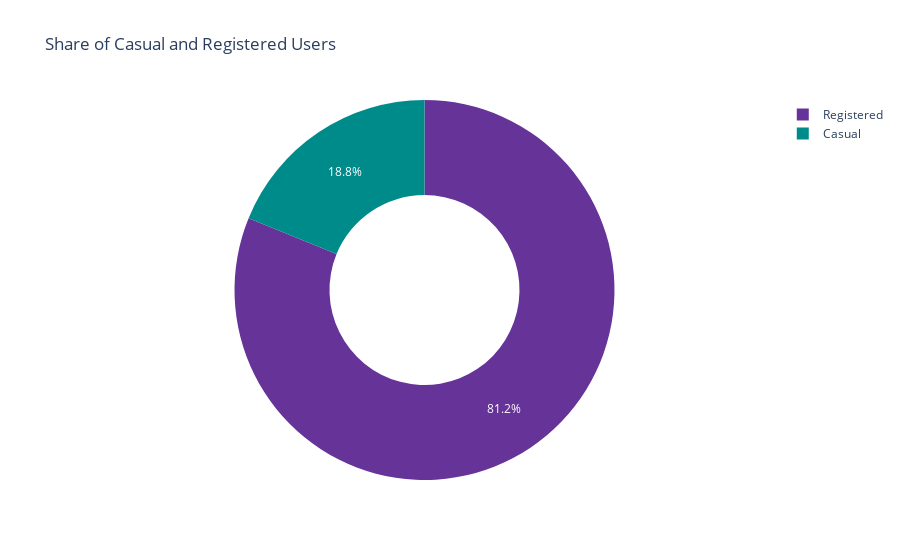

Notebook cell for this chart:
### Markdown cell above
**This large unbalance between the types of users could be a good indication to perhaps change the bike sharing app to a 'Freemium' type of service.. giving more options and bonuses to registered users, and so inciting more people to pay for a subscription.**

Below is a similar chart but using plotly express for easier Streamlit inclusion.

### Code cell
# Define labels and sizes for the pie chart
labels = ['Casual', 'Registered']
sizes = [original_data['casual'].sum(), original_data['registered'].sum()]
colors = ['darkcyan', 'rebeccapurple']

# Create the pie chart using Plotly Express
fig = go.Figure(data=[go.Pie(labels=labels, values=sizes, hole=0.5, textinfo='percent', marker=dict(colors=colors))])

# Set layout options
fig.update_layout(title='Share of Casual and Registered Users')

# Show the chart
fig.show()

### Figure 1 — Plotly figure (JSON) as saved in the notebook; plotly's stock layout.template omitted (floating-point values rounded to 4 significant figures)
{"data": [{"hole": 0.5, "labels": ["Casual", "Registered"], "marker": {"colors": ["darkcyan", "rebeccapurple"]}, "textinfo": "percent", "type": "pie", "values": [620017, 2672662]}], "layout": {"title": {"text": "Share of Casual and Registered Users"}}}
